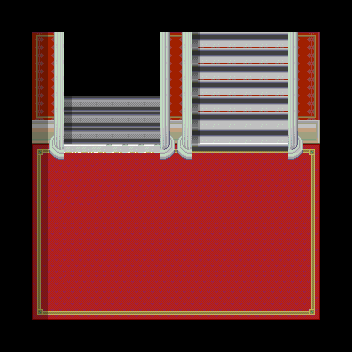

This game map was drawn from its Tiled (.tmx) file and the tilesets committed beside it. A one-line description and the trimmed map source follow:
An orthogonal 22x22 tile map with 16x16 px tiles, 3 tile layers (Base, MonoShita, shadow), 2 tilesets and 13 objects.

<map version="1.0" orientation="orthogonal" renderorder="right-down" width="22" height="22" tilewidth="16" tileheight="16" backgroundcolor="#000000" nextobjectid="17">
 <tileset firstgid="1" name="ST-MsionR-I01" tilewidth="16" tileheight="16" tilecount="1984" columns="16">
  <image source="ST-MsionR-I01.png" trans="aa55ff" width="256" height="1990" />
 </tileset>
 <tileset firstgid="1985" name="ST-Sewer-01" tilewidth="16" tileheight="16" tilecount="1504" columns="16">
  <image source="ST-Sewer-01.png" trans="aa55ff" width="256" height="1504" />
 </tileset>
 <layer name="Base" width="22" height="22">
  <properties>
   <property name="cc_vertexz" value="-12" />
  </properties>
  <data>[484 cells, 300 non-empty, 42 distinct tile ids]</data>
 </layer>
 <layer name="MonoShita" width="22" height="22">
  <properties>
   <property name="cc_vertexz" value="-11" />
  </properties>
  <data>[484 cells, 104 non-empty, 19 distinct tile ids]</data>
 </layer>
 <objectgroup name="collision">
  <object id="1" x="320" y="32" width="32" height="288" />
  <object id="2" x="32" y="320" width="320" height="32" />
  <object id="3" x="0" y="32" width="32" height="320" />
  <object id="4" x="32" y="112" width="32" height="32" />
  <object id="5" x="48" y="144" width="16" height="16" />
  <object id="7" x="160" y="32" width="32" height="128" />
  <object id="8" x="288" y="32" width="16" height="128" />
  <object id="9" x="304" y="128" width="16" height="16" />
  <object id="10" x="48" y="32" width="16" height="80" />
  <object id="11" x="0" y="0" width="192" height="32" />
  <object id="13" x="288" y="0" width="64" height="32" />
 </objectgroup>
 <objectgroup name="event">
  <object id="14" x="192" y="0" width="96" height="32">
   <properties>
    <property name="EventID" value="1" />
    <property name="trigger" value="1" />
   </properties>
  </object>
  <object id="15" x="64" y="32" width="96" height="64">
   <properties>
    <property name="EventID" value="2" />
    <property name="trigger" value="1" />
   </properties>
  </object>
 </objectgroup>
 <layer name="shadow" width="22" height="22">
  <data>[484 cells, 28 non-empty, 2 distinct tile ids]</data>
 </layer>
</map>
